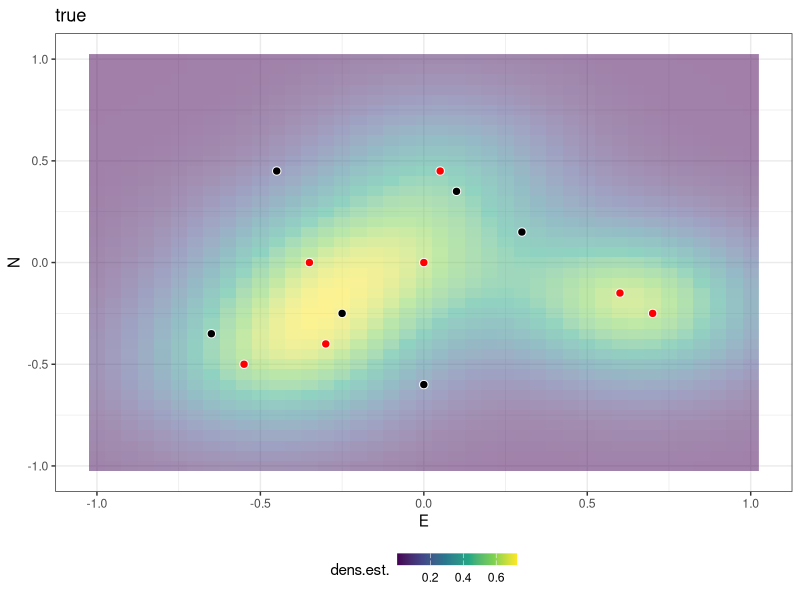
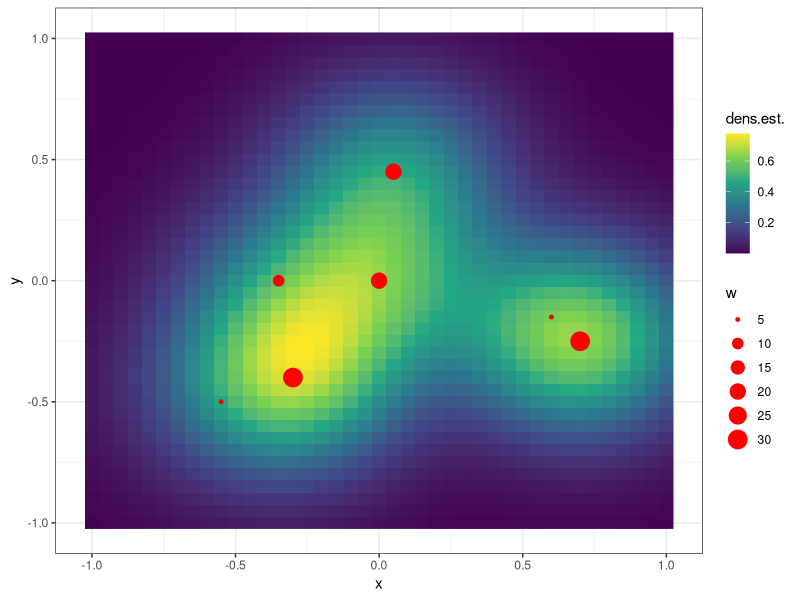
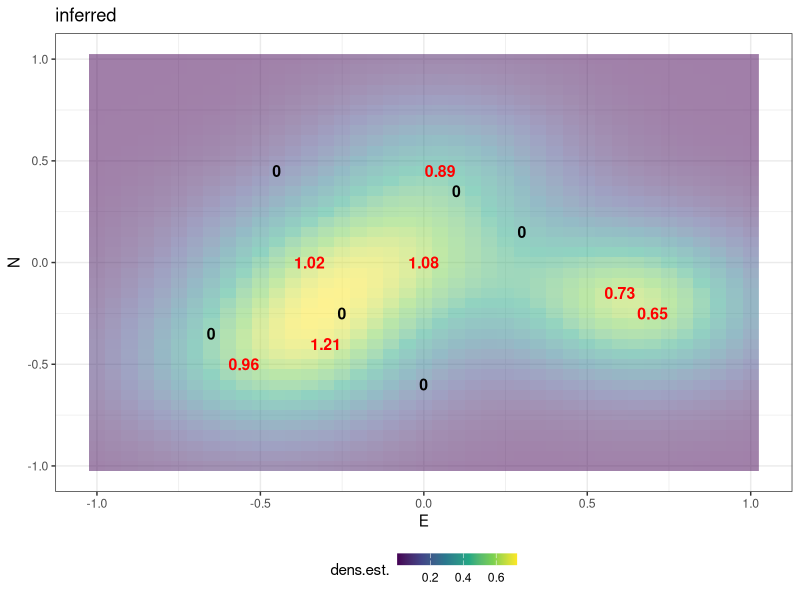
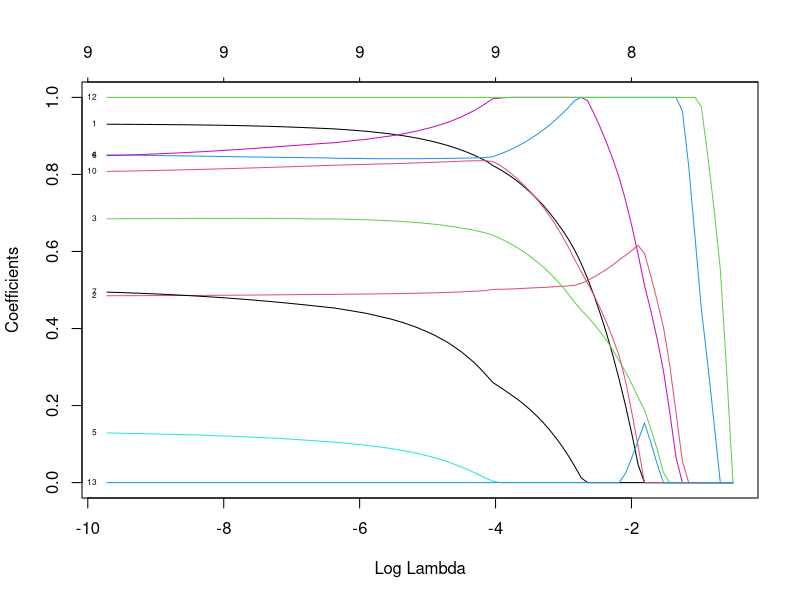
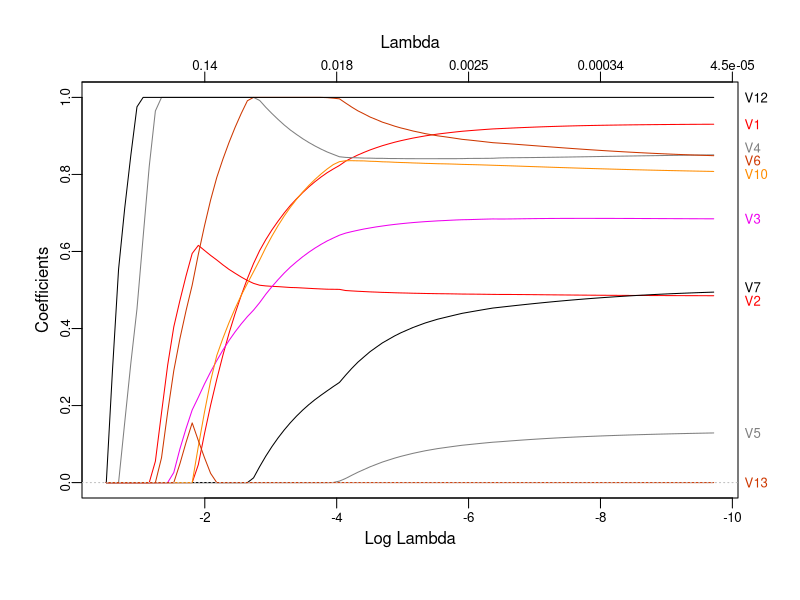
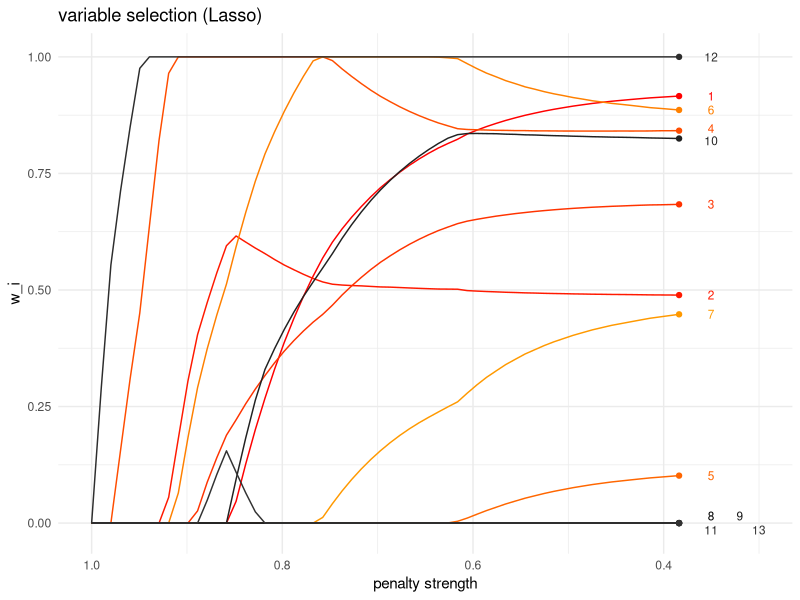
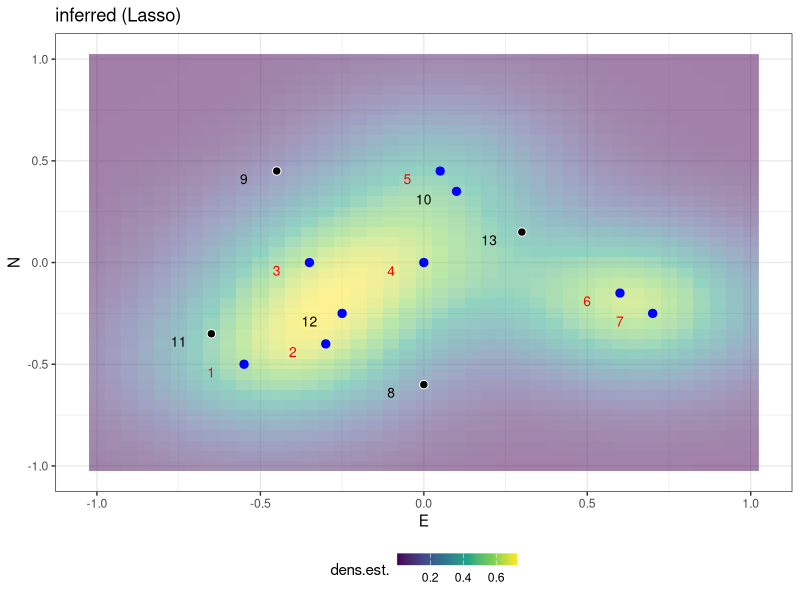
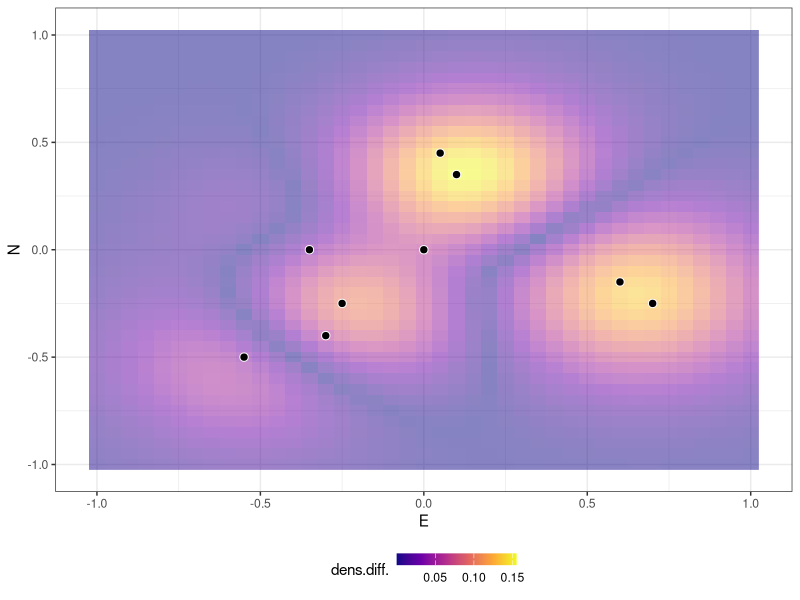

R code for these plots, in order:
##### Support recovery for KDE #################################################
# this version:     2026-01-03
# original version: 2025-03-28
############################################################################## #

library(ks)
library(glmnet)
library(plotmo)
library(ggplot2)


# ----- Helper function -----

make_K_mat <- function(x, eval.points, H, normalize = FALSE, thresh = NA) {
  
  # decide 1D or 2D case
  dimH <- dim(as.matrix(H))[1]
  
  # N x N matrix K_h from Hut (2020) (2.5)
  if(dimH == 1) {
    
    # 1D
    N <- length(x)
    G <- length(eval.points)
    K_mat <- matrix(data = 0, nrow = G, ncol = N)
    
    for(i in 1:N) {
      K_mat[, i] <- ks::kde(x[i], h = H, eval.points = eval.points)$estimate
    }
    
  } else {
    
    # 2D
    N <- nrow(x)
    G <- nrow(eval.points)
    K_mat <- matrix(data = 0, nrow = G, ncol = N)
    
    for(i in 1:N) {
      
      K_mat[, i] <- ks::kde(x[i, ], H = H, eval.points = eval.points)$estimate
    }
  }
  
  # C_h from Hut (2020) (2.6)
  if(normalize) {
    K_mat <- K_mat / rowSums(K_mat)
  }
  # option to set all entries below some threshold to 0
  if(!is.na(thresh)) {
    K_mat[K_mat < thresh] <- 0
  }
  
  K_mat
}


# ----- Minimal example: Hut method (2D) -----

locs2d <- cbind(c(-0.55, -0.30, -0.35, 0.00, 0.05, 0.60, 0.70),
                c(-0.50, -0.40,  0.00, 0.00, 0.45, -0.15, -0.25))

locs2d_w <- c(5, 30, 10, 20, 20, 5, 30)

pop2d <- rbind(locs2d, c(0.00, -0.60), c(-0.45, 0.45), c(0.10, 0.35),
               c(-0.65, -0.35), c(-0.25, -0.25), c(0.30, 0.15))

grid_size <- 0.05
ev_pts2d <- as.matrix(expand.grid(round(seq(-1, 1, grid_size), 2),
                                  round(seq(-1, 1, grid_size), 2)))

# diagonal bandwidth matrix
H <- ks::Hpi.diag(locs2d)
# diagonal symmetric bandwidth matrix
H <- diag(rep(mean(diag(H)), 2))
# non-diagonal bandwidth matrix
#H <- ks::Hpi(locs2d)

y2d   <- ks::kde(x = locs2d, H = H, eval.points = ev_pts2d)
y2d_w <- ks::kde(x = locs2d, H = H, eval.points = ev_pts2d, w = (locs2d_w / sum(locs2d_w)) * length(locs2d_w))

kde2d   <- data.frame(x = ev_pts2d[, 1], y = ev_pts2d[, 2], dens.est. = y2d$estimate)
kde2d_w <- data.frame(x = ev_pts2d[, 1], y = ev_pts2d[, 2], dens.est. = y2d_w$estimate)

ggplot(kde2d, aes(x, y)) +
  geom_raster(aes(fill = dens.est.), alpha = 0.5) +
  scale_fill_viridis_c() +
  geom_point(data = data.frame(x = locs2d[, 1], y = locs2d[, 2]),
             pch = 21, fill = "red", color = "white", size = 2.5) +
  geom_point(data = data.frame(x = pop2d[8:13, 1], y = pop2d[8:13, 2]),
             pch = 21, fill = "black", color = "white", size = 2.5) +
  xlab("E") + ylab("N") +
  theme_bw() +
  theme(legend.position = "bottom", legend.key.height = unit(0.3, "cm")) +
  ggtitle("true")

ggplot(kde2d_w, aes(x, y)) +
  geom_raster(aes(fill = dens.est.)) +
  scale_fill_viridis_c() +
  geom_point(data = data.frame(x = locs2d[, 1], y = locs2d[, 2], w = locs2d_w),
             color = "red", aes(size = w)) +
  theme_bw()


# ----- (1) Density weighted, membership known -----

y2d_w$estimate <- y2d_w$estimate * sum(locs2d_w) # in the case of KDE: to KDS

places <- apply(locs2d, 1, function(x) {which(ev_pts2d[, 1] == x[1] & ev_pts2d[, 2] == x[2])})
m_vec <- y2d_w$estimate[places]

K_h <- make_K_mat(x = as.data.frame(locs2d), eval.points = locs2d, H = H)
res <- m_vec %*% solve(K_h)

rbind(res, locs2d_w)


# ----- (2) Density unweighted, membership sensitive -----

places <- apply(pop2d, 1, function(x) {which(ev_pts2d[, 1] == x[1] & ev_pts2d[, 2] == x[2])})
m_vec <- y2d$estimate[places]

C_h <- make_K_mat(x = as.data.frame(pop2d), eval.points = pop2d, H = H, normalize = TRUE)

res <- m_vec %*% solve(C_h)
pick <- which(zapsmall(res) > 0)
cbind(pop2d[pick, ], locs2d)

res_pop2d <- data.frame(x = pop2d[, 1], y = pop2d[, 2],
                        included = c(rep(TRUE, 7), rep(FALSE, 6)),
                        reconstr = round(as.numeric(res), 2))
res_pop2d$inferred <- FALSE
res_pop2d$inferred[pick] <- TRUE

ggplot(kde2d, aes(x, y)) +
  geom_raster(aes(fill = dens.est.), alpha = 0.5) +
  scale_fill_viridis_c() +
  geom_text(data = res_pop2d, aes(label = reconstr, color = inferred), show.legend = FALSE,
            size = 4, fontface = "bold") +
  scale_color_manual(values = c("black", "red")) +
  xlab("E") + ylab("N") +
  theme_bw() +
  theme(legend.position = "bottom", legend.key.height = unit(0.3, "cm")) +
  ggtitle("inferred")


# ----- (3) via Lasso shrinkage -----

# apply lasso
res_las <- glmnet(x = C_h, y = m_vec, intercept = FALSE, alpha = 1, 
                  lower.limits = 0, upper.limits = 1)
plot(res_las, xvar = "lambda", label = TRUE) # coefficient profiles
plotmo::plot_glmnet(res_las)

cand_sizes <- apply(res_las$beta, 2, function(x) sum(x != 0))
res_las$beta[, min(which(cand_sizes == nrow(locs2d)))] # estimate for true active set size
res_las$beta[, ncol(res_las$beta)]                     # estimate with undershrinkage

# prepare for plotting
las_df <- as.data.frame(expand.grid(loc = 1:nrow(pop2d), 
                                    step = 1:length(res_las$lambda), 
                                    lambda = 0, w_i = 0, nloc = 0, shrinkage = 0, 
                                    samp = FALSE))
for(i in 1:length(res_las$lambda)) {
  las_df$lambda[las_df$step == i] <- res_las$lambda[i]
  las_df$w_i[las_df$step == i] <- res_las$beta[, i]
  las_df$nloc[las_df$step == i] <- sum(abs(res_las$beta[, i]) > 0)
}
las_df$samp[las_df$loc %in% 1:7] <- TRUE # true locations
las_df$shrinkage <- log10(las_df$lambda) # plot by standardized shrinkage factor
las_df$shrinkage <- (las_df$shrinkage - min(las_df$shrinkage)) / (max(las_df$shrinkage) - min(las_df$shrinkage))

# make colors and labels for shrinkage profiles
loc_cols <- heat.colors(14)[1:7]
pop_cols <- grey.colors(14, start = 0, end = 0.3)[1:7]

loc_pnts <- data.frame(shrinkage = min(las_df$shrinkage[las_df$shrinkage >= 0.375]),
                       w_i = las_df$w_i[las_df$shrinkage == min(las_df$shrinkage[las_df$shrinkage >= 0.375])],
                       loc = 1:13)
loc_labs <- data.frame(shrinkage = 0.35, 
                       w_i = las_df$w_i[las_df$shrinkage == min(las_df$shrinkage[las_df$shrinkage >= 0.375])],
                       loc = 1:13)
# tweak labels for plotting
loc_labs$w_i[4]  <- loc_labs$w_i[4] + 0.005
loc_labs$w_i[10] <- loc_labs$w_i[10] - 0.005
loc_labs$shrinkage[c(8, 9, 11, 13)] <- loc_labs$shrinkage[c(8, 9, 11, 13)] - c(0, 0.03, 0, 0.05)
loc_labs$w_i[c(8, 9, 11, 13)] <- loc_labs$w_i[c(8, 9, 11, 13)] + c(0.015, 0.015, - 0.015, -0.015)

# plot shrinkage profiles
ggplot(las_df[las_df$shrinkage >= 0.375, ], aes(shrinkage, w_i, group = loc, color = as.factor(loc))) +
  geom_line(show.legend = FALSE) +
  geom_text(data = loc_labs, aes(label = loc), show.legend = FALSE, size = 3) +
  geom_point(data = loc_pnts, show.legend = FALSE) +
  #geom_vline(xintercept = min(las_df$shrinkage[las_df$nloc == 7]), lty = "dashed", color = "blue") +
  scale_color_manual(values = c(loc_cols, pop_cols)) +
  scale_x_reverse(limits = c(1.0, 0.3)) +
  theme_minimal() +
  xlab("penalty strength") +
  ggtitle("variable selection (Lasso)")

# select either the true-size active set or the undershrunk version
pick_las <- which(res_las$beta[, ncol(res_las$beta)] > 0)
las_sel <- data.frame(x = pop2d[pick_las, 1], y = pop2d[pick_las, 2])

# plot selection
ggplot(kde2d, aes(x, y)) +
  geom_raster(aes(fill = dens.est.), alpha = 0.5) +
  scale_fill_viridis_c() +
  geom_point(data = data.frame(x = locs2d[, 1], y = locs2d[, 2]),
             pch = 21, fill = "red", color = "white", size = 2.5) +
  geom_point(data = data.frame(x = pop2d[8:13, 1], y = pop2d[8:13, 2]),
             pch = 21, fill = "black", color = "white", size = 2.5) +
  #geom_point(data = las_sel, pch = 1, size = 3, color = "blue") +
  geom_point(data = las_sel, size = 2.5, color = "blue") +
  geom_text(data = data.frame(x = locs2d[, 1], y = locs2d[, 2], lbl = 1:7),
            aes(label = lbl), color = "red", size = 3.5, 
            nudge_x = -0.10, nudge_y = -0.04) +
  geom_text(data = data.frame(x = pop2d[8:13, 1], y = pop2d[8:13, 2], lbl = 8:13),
            aes(label = lbl), color = "black", size = 3.5, 
            nudge_x = -0.10, nudge_y = -0.04) +
  xlab("E") + ylab("N") +
  theme_bw() +
  theme(legend.position = "bottom", legend.key.height = unit(0.3, "cm")) +
  ggtitle("inferred (Lasso)")

## assess fit of solution

y2d_t <- ks::kde(pop2d[pick_las, ], H = H, eval.points = ev_pts2d)

kde2d$dens.cand. <- y2d_t$estimate
kde2d$dens.diff. <- abs(kde2d$dens.cand. - kde2d$dens.est.)
(mise_curr <- mean((y2d_t$estimate - y2d$estimate)^2)) # non-optimal MISE

ggplot(kde2d, aes(x, y)) +
  geom_raster(aes(fill = dens.diff.), alpha = 0.5) +
  geom_point(data = data.frame(x = pop2d[pick_las, 1], y = pop2d[pick_las, 2]),
             pch = 21, fill = "black", color = "white", size = 2.5) +
  scale_fill_viridis_c(option = "plasma") +
  xlab("E") + ylab("N") +
  theme_bw() +
  theme(legend.position = "bottom", legend.key.height = unit(0.3, "cm"))

# We select too much with the Lasso
# --> do stepwise improvement (backward elimination)

n_el <- length(pick_las) - nrow(locs2d) # how many to eliminate?
bw_sel <- as.data.frame(expand.grid(i         = c(pick_las),
                                    iteration = 1:n_el,
                                    mise      = NA))

pick_curr <- pick_las # initialize with solution that's too large
for(j in 1:n_el) {
  
  mise_i <- vector("numeric", length(pick_curr))
  for(i in 1:length(pick_curr)) {
    
    y2d_i <- ks::kde(pop2d[pick_curr[-i], ], H = H, eval.points = ev_pts2d)
    mise_i[i] <- mean((y2d_i$estimate - y2d$estimate)^2)
    bw_sel$mise[bw_sel$iteration == j & bw_sel$i == pick_curr[i]] <- mise_i[i]
  }
  
  # deselect location that leads to best mise improvement
  pick_curr <- pick_curr[-which.min(mise_i)] 
  
  print(paste("iteration:", j, "current MISE:", min(mise_i)))
}

pick_curr # refined solution vector

bw_sel$step <- as.factor(paste("iteration", bw_sel$iteration))
bw_sel$true_loc <- FALSE
bw_sel$true_loc[bw_sel$i %in% 1:7] <- TRUE
# data only for the deleted points (when and why)
bw_delete <- bw_sel[(bw_sel$iteration == 1 & bw_sel$i == 10) | (bw_sel$iteration == 2 & bw_sel$i == 12), ]

# plot updating process
ggplot(bw_sel, aes(as.factor(i), color = true_loc)) +
  geom_hline(data = bw_delete, aes(yintercept = mise), lty = "dashed", color = "blue", alpha = 0.6) +
  geom_segment(aes(xend = as.factor(i), y = 0, yend = mise), show.legend = FALSE) +
  geom_point(aes(y = mise), show.legend = FALSE) +
  scale_color_manual(values = c("black", "red")) +
  facet_wrap(~step, nrow = 2) +
  xlab("i") + ylab("MISE") +
  theme_minimal()

# plot refined solution
bw_las_sel <- data.frame(x = pop2d[pick_curr, 1], y = pop2d[pick_curr, 2])

ggplot(kde2d, aes(x, y)) +
  geom_raster(aes(fill = dens.est.), alpha = 0.5) +
  scale_fill_viridis_c() +
  geom_point(data = data.frame(x = locs2d[, 1], y = locs2d[, 2]),
             pch = 21, fill = "red", color = "white", size = 2.5) +
  geom_point(data = data.frame(x = pop2d[8:13, 1], y = pop2d[8:13, 2]),
             pch = 21, fill = "black", color = "white", size = 2.5) +
  geom_point(data = bw_las_sel, size = 2.5, color = "blue") +
  geom_text(data = data.frame(x = locs2d[, 1], y = locs2d[, 2], lbl = 1:7),
            aes(label = lbl), color = "red", size = 3.5, 
            nudge_x = -0.10, nudge_y = -0.04) +
  geom_text(data = data.frame(x = pop2d[8:13, 1], y = pop2d[8:13, 2], lbl = 8:13),
            aes(label = lbl), color = "black", size = 3.5, 
            nudge_x = -0.10, nudge_y = -0.04) +
  xlab("E") + ylab("N") +
  theme_bw() +
  theme(legend.position = "bottom", legend.key.height = unit(0.3, "cm")) +
  ggtitle("inferred (Lasso + Backward elim.)")
